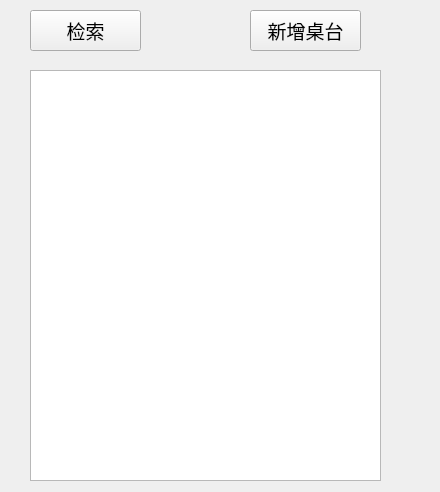
<?xml version="1.0" encoding="UTF-8"?>
<ui version="4.0">
 <class>SettingTable</class>
 <widget class="QWidget" name="SettingTable">
  <property name="geometry">
   <rect>
    <x>0</x>
    <y>0</y>
    <width>440</width>
    <height>492</height>
   </rect>
  </property>
  <property name="windowTitle">
   <string>Form</string>
  </property>
  <widget class="QPushButton" name="pushButton">
   <property name="geometry">
    <rect>
     <x>30</x>
     <y>10</y>
     <width>111</width>
     <height>41</height>
    </rect>
   </property>
   <property name="font">
    <font>
     <family>楷体</family>
     <pointsize>14</pointsize>
    </font>
   </property>
   <property name="text">
    <string>检索</string>
   </property>
  </widget>
  <widget class="QTableWidget" name="tableWidget">
   <property name="geometry">
    <rect>
     <x>30</x>
     <y>70</y>
     <width>351</width>
     <height>411</height>
    </rect>
   </property>
  </widget>
  <widget class="QPushButton" name="pushButton_2">
   <property name="geometry">
    <rect>
     <x>250</x>
     <y>10</y>
     <width>111</width>
     <height>41</height>
    </rect>
   </property>
   <property name="font">
    <font>
     <family>楷体</family>
     <pointsize>14</pointsize>
    </font>
   </property>
   <property name="text">
    <string>新增桌台</string>
   </property>
  </widget>
 </widget>
 <resources/>
 <connections/>
</ui>
